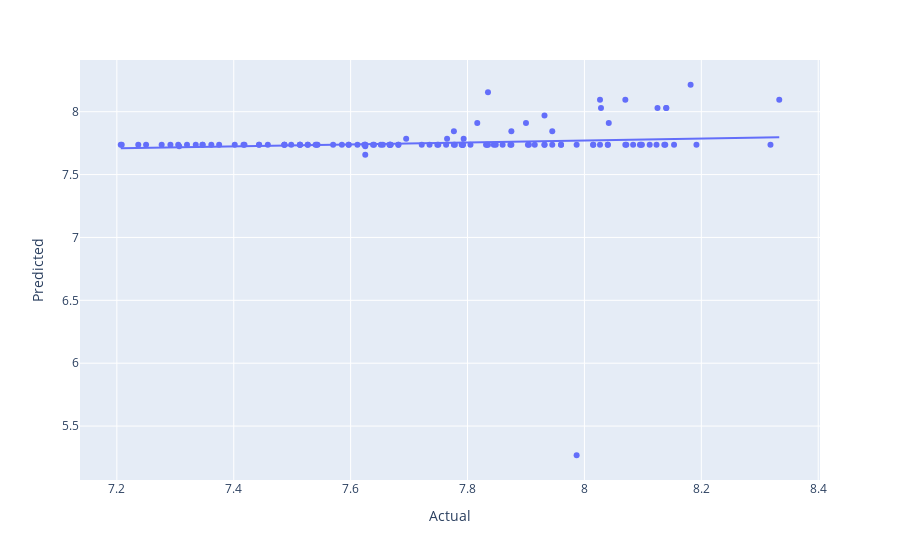
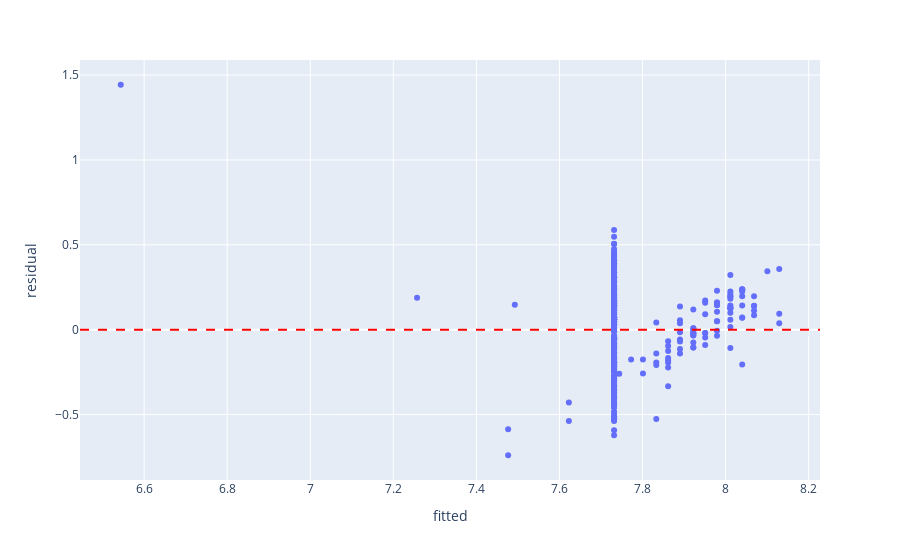

Write notebook code for charts like these, in order.
### Code cell
# Model with sweetness and species as predictors
model = smf.ols(formula='total_quality~sweetness+species',data=coffee).fit()
print(model.summary())

plt.figure(figsize=(15,6))

palette = ["#6F4E37", "#C04040"]

sns.pointplot(
    x='country',
    y='total_quality',
    hue='species',
    data=coffee,
    palette=palette,
    dodge=True,
    markers=['o','s'],
    linestyles=['-', '--']
)

plt.xticks(rotation=45)
plt.title("Interaction Between Country and Species Predicting Total Quality")
plt.ylabel("Mean Total Quality")
plt.xlabel("Country")
plt.show()

# One Hot Encoder
cats=["species"]
nums=["sweetness"]

preprocess=ColumnTransformer(transformers=[("encoder", OneHotEncoder(drop="first", handle_unknown='ignore'),cats),
                                           ("numeric","passthrough",nums)])

# Train-test split
X=coffee[['sweetness','species']]
y=coffee['total_quality']

X_train,X_test,y_train,y_test=train_test_split(X,y,test_size=0.3,random_state=123)
ols=Pipeline(steps=[("preprocess", preprocess), ("model", LinearRegression())])
ols.fit(X_train, y_train)

# Train-test split
X=coffee[['sweetness','species']]
y=coffee['total_quality']

X_train,X_test,y_train,y_test=train_test_split(X,y,test_size=0.3,random_state=123)
ols=Pipeline(steps=[("preprocess", preprocess), ("model", LinearRegression())])
ols.fit(X_train, y_train)

model1=ols.named_steps["model"]
predictors=ols.named_steps["preprocess"].get_feature_names_out()

charges_pred=ols.predict(X_test)
mse=mean_squared_error(y_test, charges_pred)
rmse=mse**0.5
print(rmse)

dat=pd.DataFrame({"Actual": y_test, "Predicted": charges_pred})

fig = px.scatter(dat,x="Actual",y="Predicted", trendline="ols")
fig.show()

# Residual vs. fitted plot
coffee['residual']=model.resid
coffee['fitted']=model.fittedvalues

fig=px.scatter(coffee, x="fitted", y="residual")
fig.add_hline(y=0, line_dash="dash", line_color="red")
fig.show()

# Partial regression plots
include=["species[T.Robusta]","sweetness"]
graph=plt.figure(figsize=(10,10))
plot_partregress_grid(model, fig=graph,exog_idx=include)
plt.show()

### Figure 1 — Plotly figure (JSON) as saved in the notebook; plotly's stock layout.template omitted (floating-point values rounded to 4 significant figures)
{"data": [{"hovertemplate": "Actual=%{x}<br>Predicted=%{y}<extra></extra>", "legendgroup": "", "marker": {"color": "#636efa", "symbol": "circle"}, "mode": "markers", "name": "", "orientation": "v", "showlegend": false, "type": "scatter", "x": [7.763, 8.027, 7.792, 7.832, 7.25, 7.417, 7.96, 7.792, 8.333, 7.86, 7.668, 7.765, 7.625, 8.095, 7.597, 7.347, 7.623, 7.543, 8.015, 8.153, 8.027, 7.277, 7.905, 7.778, 8.138, 7.987, 8.112, 8.125, 7.655, 7.487, 7.682, 7.845, 7.32, 7.612, 7.945, 7.57, 7.625, 8.028, 7.932, 7.237, 7.805, 7.777, 7.402, 7.443, 7.79, 8.04, 7.748, 7.667, 7.695, 7.667, 8.07, 7.527, 7.597, 7.307, 7.932, 8.072, 8.137, 7.64, 7.987, 7.903, 8.083, 8.097, 7.932, 8.07, 7.208, 7.347, 7.458, 7.487, 7.625, 7.777, 7.915, 7.418, 7.833, 7.945, 7.542, 7.54, 7.585, 7.9, 7.792, 7.735, 7.513, 7.498, 8.192, 7.527, 8.14, 7.638, 7.513, 7.652, 7.873, 7.668, 7.75, 7.835, 7.817, 7.875, 8.318, 7.722, 7.362, 7.443, 8.015, 8.042, 7.682, 7.625, 7.487, 8.123, 7.848, 7.835, 7.96, 8.04, 7.207, 8.098, 7.335, 7.792, 7.292, 8.14, 7.875, 8.182, 7.513, 7.305, 7.375, 7.793], "xaxis": "x", "y": [7.737, 7.737, 7.737, 7.737, 7.737, 7.737, 7.737, 7.737, 8.096, 7.737, 7.737, 7.784, 7.658, 7.737, 7.737, 7.737, 7.737, 7.737, 7.737, 7.737, 8.096, 7.737, 7.737, 7.737, 7.737, 7.737, 7.737, 8.029, 7.737, 7.737, 7.737, 7.737, 7.737, 7.737, 7.844, 7.737, 7.725, 8.029, 7.737, 7.737, 7.737, 7.844, 7.737, 7.737, 7.737, 7.737, 7.737, 7.737, 7.784, 7.737, 7.737, 7.737, 7.737, 7.725, 7.97, 7.737, 7.737, 7.737, 5.268, 7.737, 7.737, 7.737, 7.737, 8.096, 7.737, 7.737, 7.737, 7.737, 7.737, 7.737, 7.737, 7.737, 7.737, 7.737, 7.737, 7.737, 7.737, 7.91, 7.737, 7.737, 7.737, 7.737, 7.737, 7.737, 8.029, 7.737, 7.737, 7.737, 7.737, 7.737, 7.737, 8.155, 7.91, 7.844, 7.737, 7.737, 7.737, 7.737, 7.737, 7.91, 7.737, 7.737, 7.737, 7.737, 7.737, 7.737, 7.737, 7.737, 7.737, 7.737, 7.737, 7.737, 7.737, 8.029, 7.737, 8.214, 7.737, 7.737, 7.737, 7.784], "yaxis": "y"}, {"hovertemplate": "<b>OLS trendline</b><br>Predicted = 0.0784202 * Actual + 7.1438<br>R<sup>2</sup>=0.007239<br><br>Actual=%{x}<br>Predicted=%{y} <b>(trend)</b><extra></extra>", "legendgroup": "", "marker": {"color": "#636efa", "symbol": "circle"}, "mode": "lines", "name": "", "showlegend": false, "type": "scatter", "x": [7.207, 7.208, 7.237, 7.25, 7.277, 7.292, 7.305, 7.307, 7.32, 7.335, 7.347, 7.347, 7.362, 7.375, 7.402, 7.417, 7.418, 7.443, 7.443, 7.458, 7.487, 7.487, 7.487, 7.498, 7.513, 7.513, 7.513, 7.527, 7.527, 7.54, 7.542, 7.543, 7.57, 7.585, 7.597, 7.597, 7.612, 7.623, 7.625, 7.625, 7.625, 7.625, 7.638, 7.64, 7.652, 7.655, 7.667, 7.667, 7.668, 7.668, 7.682, 7.682, 7.695, 7.722, 7.735, 7.748, 7.75, 7.763, 7.765, 7.777, 7.777, 7.778, 7.79, 7.792, 7.792, 7.792, 7.792, 7.793, 7.805, 7.817, 7.832, 7.833, 7.835, 7.835, 7.845, 7.848, 7.86, 7.873, 7.875, 7.875, 7.9, 7.903, 7.905, 7.915, 7.932, 7.932, 7.932, 7.945, 7.945, 7.96, 7.96, 7.987, 7.987, 8.015, 8.015, 8.027, 8.027, 8.028, 8.04, 8.04, 8.042, 8.07, 8.07, 8.072, 8.083, 8.095, 8.097, 8.098, 8.112, 8.123, 8.125, 8.137, 8.138, 8.14, 8.14, 8.153, 8.182, 8.192, 8.318, 8.333], "xaxis": "x", "y": [7.709, 7.709, 7.711, 7.712, 7.714, 7.716, 7.717, 7.717, 7.718, 7.719, 7.72, 7.72, 7.721, 7.722, 7.724, 7.725, 7.726, 7.728, 7.728, 7.729, 7.731, 7.731, 7.731, 7.732, 7.733, 7.733, 7.733, 7.734, 7.734, 7.735, 7.735, 7.735, 7.737, 7.739, 7.74, 7.74, 7.741, 7.742, 7.742, 7.742, 7.742, 7.742, 7.743, 7.743, 7.744, 7.744, 7.745, 7.745, 7.745, 7.745, 7.746, 7.746, 7.747, 7.749, 7.75, 7.751, 7.752, 7.753, 7.753, 7.754, 7.754, 7.754, 7.755, 7.755, 7.755, 7.755, 7.755, 7.755, 7.756, 7.757, 7.758, 7.758, 7.758, 7.758, 7.759, 7.759, 7.76, 7.761, 7.761, 7.761, 7.763, 7.764, 7.764, 7.764, 7.766, 7.766, 7.766, 7.767, 7.767, 7.768, 7.768, 7.77, 7.77, 7.772, 7.772, 7.773, 7.773, 7.773, 7.774, 7.774, 7.774, 7.777, 7.777, 7.777, 7.778, 7.779, 7.779, 7.779, 7.78, 7.781, 7.781, 7.782, 7.782, 7.782, 7.782, 7.783, 7.785, 7.786, 7.796, 7.797], "yaxis": "y"}], "layout": {"legend": {"tracegroupgap": 0}, "margin": {"t": 60}, "xaxis": {"anchor": "y", "domain": [0, 1], "title": {"text": "Actual"}}, "yaxis": {"anchor": "x", "domain": [0, 1], "title": {"text": "Predicted"}}}}

### Figure 2 — Plotly figure (JSON) as saved in the notebook; plotly's stock layout.template omitted (floating-point values rounded to 4 significant figures; data arrays with more than 128 entries replaced by an {"elided": "..."} marker saying what was removed)
{"data": [{"hovertemplate": "fitted=%{x}<br>residual=%{y}<extra></extra>", "legendgroup": "", "marker": {"color": "#636efa", "symbol": "circle"}, "mode": "markers", "name": "", "orientation": "v", "showlegend": false, "type": "scatter", "x": {"elided": "398 float values"}, "xaxis": "x", "y": {"elided": "398 float values"}, "yaxis": "y"}], "layout": {"legend": {"tracegroupgap": 0}, "margin": {"t": 60}, "shapes": [{"line": {"color": "red", "dash": "dash"}, "type": "line", "x0": 0, "x1": 1, "xref": "x domain", "y0": 0, "y1": 0, "yref": "y"}], "xaxis": {"anchor": "y", "domain": [0, 1], "title": {"text": "fitted"}}, "yaxis": {"anchor": "x", "domain": [0, 1], "title": {"text": "residual"}}}}
